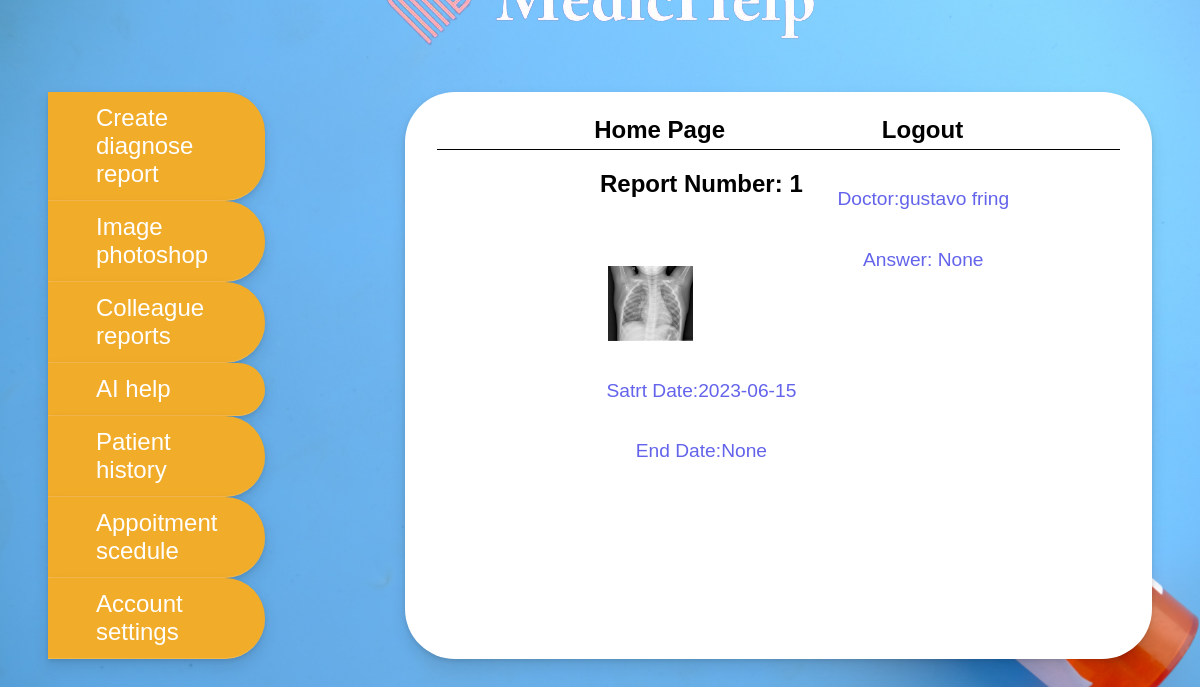
The app's page /Doctor_report-details/1 (signed in), older data.
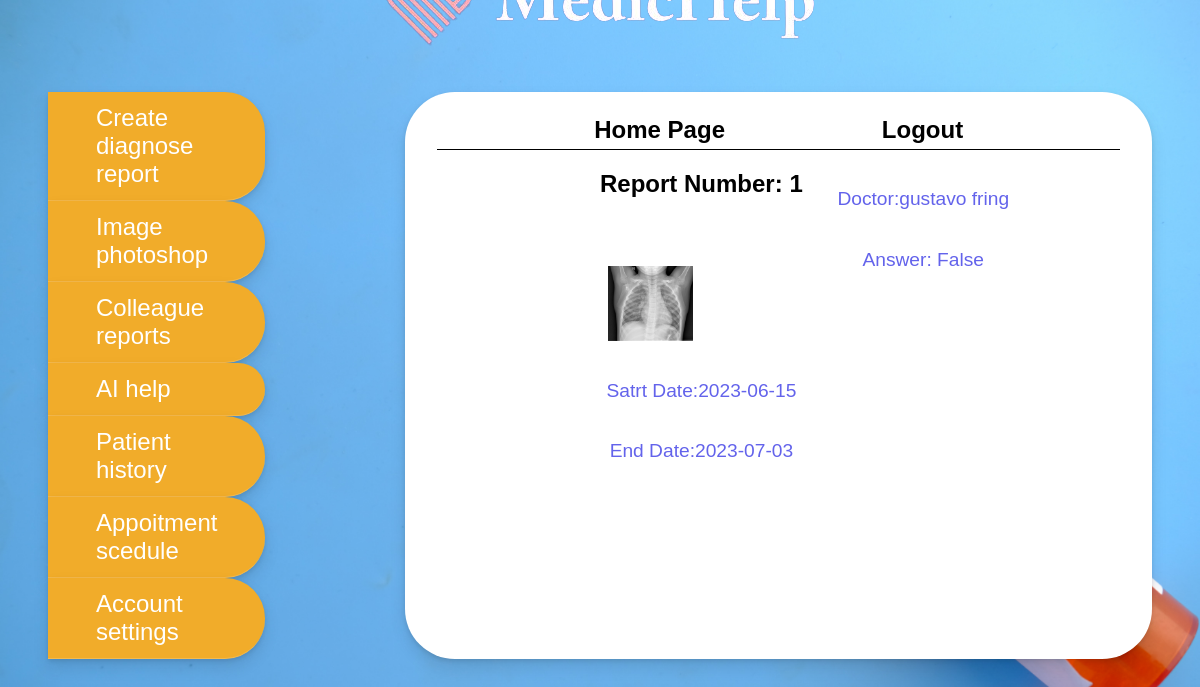
The same page, newer data.
### PneumoniaApp/Patient/models.py (models this page shows, shortened)
class Report(db.Model):
    id = db.Column(db.Integer, primary_key=True)
    image = db.Column(db.String(120), unique=True, nullable=False)
    start_date = db.Column(db.Date, default=datetime.utcnow)
    end_date = db.Column(db.Date)
    patient_id = db.Column(db.Integer, db.ForeignKey('patient.id'), nullable=False)
    doctor_id = db.Column(db.Integer, db.ForeignKey('doctor.id'), nullable=False)
    helping_doctor_id = db.Column(db.Integer, db.ForeignKey('doctor.id'))
    helping_doctor_answer = db.Column(db.Boolean)
    ai_help = db.Column(db.Boolean, default=False)
    ai_answer = db.Column(db.Boolean)
    is_sick = db.Column(db.Boolean)
    is_answer=db.Column(db.Boolean, default=False)

### PneumoniaApp/Doctor/routes.py (the view)
@doctor.route("/Doctor_report-details/<int:report_id>")
@login_required
def Doctor_report_details(report_id):
    report = Report.query.get(report_id)
    if report:
        doctor = Doctor.query.filter_by(id=report.doctor_id).first()
        return render_template("DoctorReportDetails.html", report=report, doctor=doctor)
    else:
        return render_template("DoctorPatientHistory.html")

### PneumoniaApp/templates/DoctorReportDetails.html
{% extends 'homeLayout.html' %}
{% block content %}
    <a href="">Create diagnose report</a>
    <a href="">Image photoshop</a>
    <a href="">Colleague reports</a>
    <a href="">AI help</a>
    <a href="{{url_for('doctor.SearchPatientHistory')}}">Patient history</a>
    <a href="{{url_for('doctor.DoctorsAppointments')}}">Appoitment scedule</a>
    <a href="{{url_for('Authentication.DoctorChangePassword')}}">Account settings</a>
{% endblock content %}
{% block homepage %}
    <a href="{{url_for('Authentication.doctorHome')}}">Home Page</a>
{% endblock %}
{% block desc %}
    <div id="passwordForm">
        <h1>Report Number: {{report.id}}</h1>
        <img src="{{ url_for('static', filename='Images/' + report.image) }}" alt="Report Image">
        <label for="">Satrt Date:{{report.start_date}}</label>
        <label for="">End Date:{{report.end_date }}</label>
        <label for="">Doctor:{{doctor.username }}</label>
        <label for="">Answer: {{report.is_sick}}</label>
    </div>
{% endblock desc %}

Row changes from the older to the newer data that the page shows:
changed Report id 1: end_date "None" → "2023-07-03"; is_sick "None" → "False"
